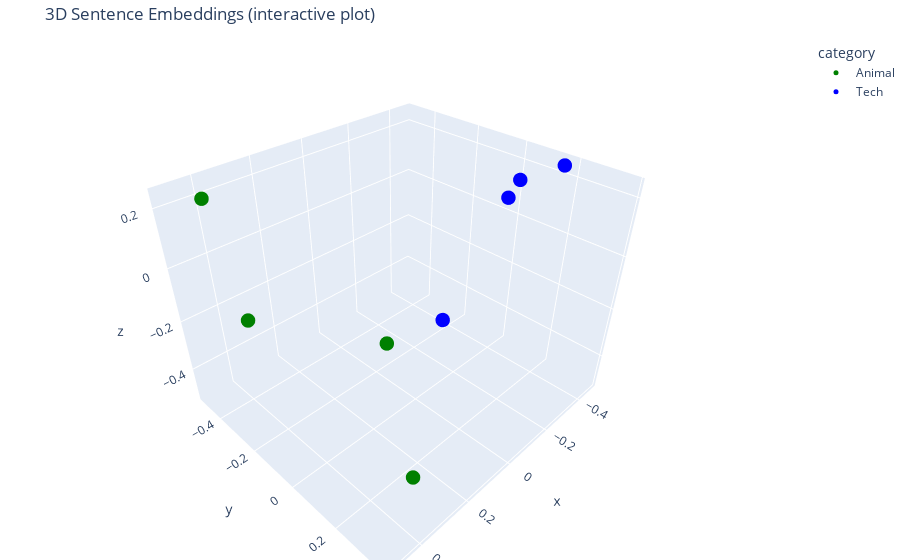

The code cell stored with this chart in its notebook:
### Markdown cell above
### Visualization (PCA)
Embeddings are high-dimensional vectors. Lets use Principal Component Analysis (PCA) to reduce them to 3 dimensions so we can plot them.

You can interact with the plot.

### Code cell
pca = PCA(n_components=3)
reduced_embeddings = pca.fit_transform(embeddings_array)

df = pd.DataFrame({
    'x': reduced_embeddings[:, 0],
    'y': reduced_embeddings[:, 1],
    'z': reduced_embeddings[:, 2],
    'sentence': sentences,
    'category': labels
})

fig = px.scatter_3d(
    df, 
    x='x', y='y', z='z',
    color='category',
    hover_data={'x': False, 'y': False, 'z': False, 'sentence': True},
    title="3D Sentence Embeddings (interactive plot)",
    color_discrete_map={'Animal': 'green', 'Tech': 'blue'}
)

fig.update_traces(marker=dict(size=5))
fig.update_layout(margin=dict(l=0, r=0, b=0, t=40))

fig.show()

### Figure 1 — Plotly figure (JSON) as saved in the notebook; plotly's stock layout.template omitted (floating-point values rounded to 4 significant figures)
{"data": [{"customdata": [["The quick brown fox jumps over the dog."], ["The neigbourhood dog barks all night"], ["My cat likes to chase dogs in the yard."], ["Cheetas are very fast."]], "hovertemplate": "category=Animal<br>sentence=%{customdata[0]}<extra></extra>", "legendgroup": "Animal", "marker": {"color": "green", "size": 5, "symbol": "circle"}, "mode": "markers", "name": "Animal", "scene": "scene", "showlegend": true, "type": "scatter3d", "x": [0.4163, 0.3957, 0.5024, 0.4112], "y": [0.2972, -0.5027, -0.153, 0.3801], "z": [0.1221, 0.1934, -0.008237, -0.2679]}, {"customdata": [["Data mining involves discovering patterns in large datasets."], ["Neural networks are a subset of machine learning algorithms."], ["Clustering algorithms group similar data points together."], ["Principal component analysis reduces the dimensionality of data."]], "hovertemplate": "category=Tech<br>sentence=%{customdata[0]}<extra></extra>", "legendgroup": "Tech", "marker": {"color": "blue", "size": 5, "symbol": "circle"}, "mode": "markers", "name": "Tech", "scene": "scene", "showlegend": true, "type": "scatter3d", "x": [-0.4716, -0.3846, -0.4012, -0.4682], "y": [-0.02738, -0.2192, 0.05772, 0.1673], "z": [0.06157, -0.5161, 0.177, 0.2382]}], "layout": {"legend": {"title": {"text": "category"}, "tracegroupgap": 0}, "margin": {"b": 0, "l": 0, "r": 0, "t": 40}, "scene": {"domain": {"x": [0, 1], "y": [0, 1]}, "xaxis": {"title": {"text": "x"}}, "yaxis": {"title": {"text": "y"}}, "zaxis": {"title": {"text": "z"}}}, "title": {"text": "3D Sentence Embeddings (interactive plot)"}}}
